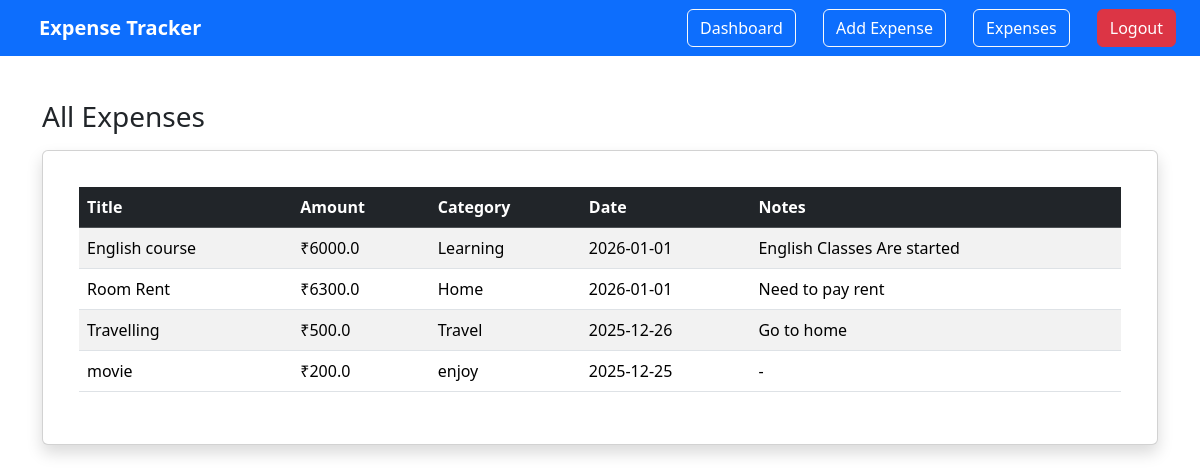
The app's page /expenses (signed in), older data.
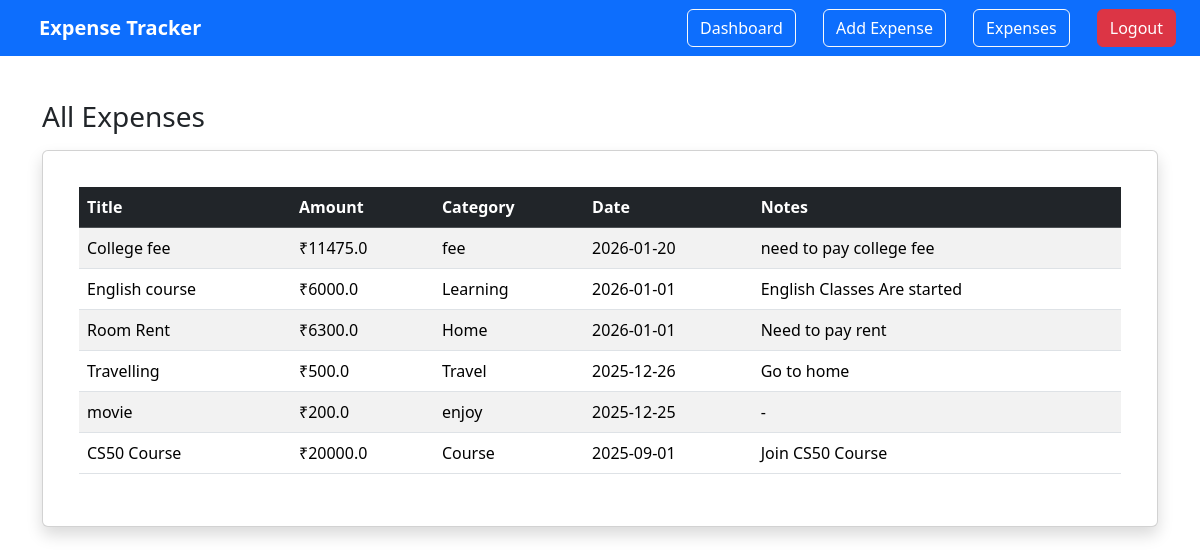
The same page, newer data.
### tables this page shows
CREATE TABLE expenses (
    id INTEGER PRIMARY KEY AUTOINCREMENT,
    user_id INTEGER NOT NULL,
    title TEXT NOT NULL,
    amount REAL NOT NULL,
    category TEXT NOT NULL,
    expense_date DATE NOT NULL,
    notes TEXT,
    created_at DATETIME DEFAULT CURRENT_TIMESTAMP,
    FOREIGN KEY (user_id) REFERENCES users(id)
);

### app.py (the view)
@app.route('/expenses')
@login_required
def expenses():
    conn = get_db_connection()
    user_expenses = conn.execute(
        """
        SELECT id, title, amount, category, expense_date, notes
        FROM expenses
        WHERE user_id = ?
        ORDER BY expense_date DESC
        """,
        (session['user_id'],)
    ).fetchall()
    conn.close()
    return render_template('expenses.html', expenses=user_expenses)

### app.py (called while the page is built)
def get_db_connection():
    conn = sqlite3.connect("expense_tracker.db")
    conn.row_factory = sqlite3.Row
    return conn

def login_required(f):
    @wraps(f)
    def decorated_function(*args, **kwargs):
        if 'user_id' not in session:
            return redirect(url_for('login'))
        return f(*args, **kwargs)
    return decorated_function

### templates/expenses.html
{% extends "layout.html" %}
{% block content %}
<h3 class="mb-3">All Expenses</h3>
<div class="card shadow">
    <div class="card-body">
        <table class="table table-striped table-hover">
            <thead class="table-dark">
                <tr>
                    <th>Title</th>
                    <th>Amount</th>
                    <th>Category</th>
                    <th>Date</th>
                    <th>Notes</th>
                </tr>
            </thead>
            <tbody>
                {% for e in expenses %}
                <tr>
                    <td>{{ e.title }}</td>
                    <td>₹{{ e.amount }}</td>
                    <td>{{ e.category }}</td>
                    <td>{{ e.expense_date }}</td>
                    <td>{{ e.notes or '-' }}</td>
                </tr>
                {% endfor %}
            </tbody>
        </table>
    </div>
</div>
{% endblock %}

### templates/layout.html (shortened to what this page needs)
<!DOCTYPE html>
<html>
<head>
    <link rel="stylesheet" href="{{ url_for('static', filename='css/style.css') }}">
    <link href="https://cdn.jsdelivr.net/npm/bootstrap@5.3.3/dist/css/bootstrap.min.css" rel="stylesheet">
</head>
<body>
    <nav class="navbar navbar-expand-lg navbar-dark bg-primary px-4">
        <a class="navbar-brand fw-bold" href="{{ url_for('dashboard') }}">
            Expense Tracker
        </a>
        <div class="ms-auto">
            <a class="btn btn-outline-light me-2" href="{{ url_for('dashboard') }}">Dashboard</a>
            <a class="btn btn-outline-light me-2" href="{{ url_for('add_expense') }}">Add Expense</a>
            <a class="btn btn-outline-light me-2" href="{{ url_for('expenses') }}">Expenses</a>
            <a class="btn btn-danger" href="{{ url_for('logout') }}">Logout</a>
        </div>
   </nav>
    <div class="container mt-4">
        {% block content %}{% endblock %}
    </div>
</body>
</html>

### static/css/style.css (style rules this page uses)
body { font-family:Arial;background:#f4f6f8;margin:0 }
.navbar { background:#0d6efd;color:white;padding:15px;display:flex;justify-content:space-between }
.navbar a { color:white;margin-left:15px;text-decoration:none }
.container { padding:20px }
.btn { background:#0d6efd;color:white;padding:8px 14px;border:none;border-radius:4px }
.card { background:white;padding:20px;margin:10px 0;border-radius:5px }
table { width:100%;background:white;border-collapse:collapse }
th,td { padding:10px;border:1px solid #ddd }
.navbar { display: flex; align-items: center; justify-content: space-between; gap: 15px; }
.btn { display: inline-block; padding: 10px 15px; background-color: #0056b3; color: white; border-radius: 5px; text-decoration: none; }

Row changes from the older to the newer data that the page shows:
added expenses: title "College fee", amount "11475.0", category "fee", expense_date "2026-01-20", notes "need to pay college fee"
added expenses: title "CS50 Course", amount "20000.0", category "Course", expense_date "2025-09-01", notes "Join CS50 Course"
